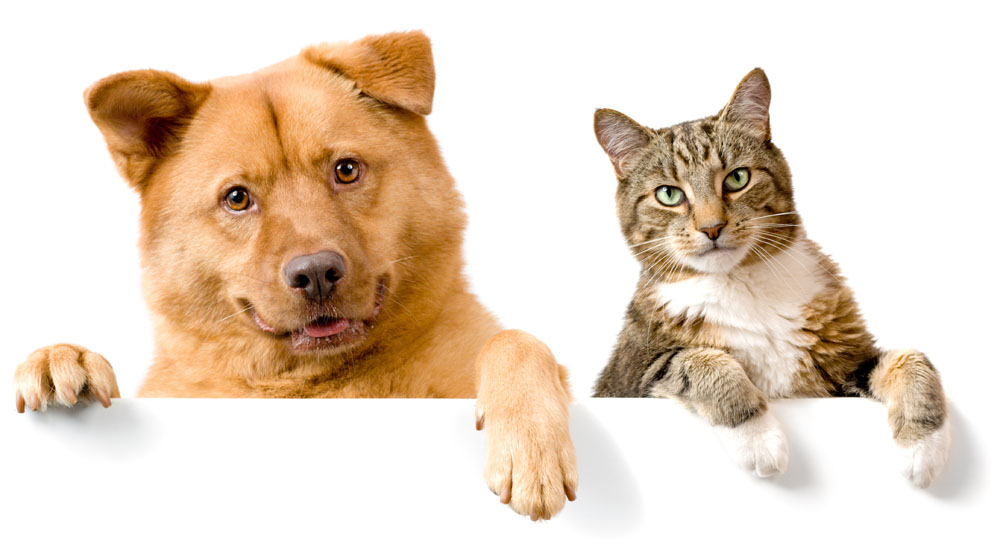
%> input picture matlab/dogandcat.jpg, 1000 x 553 px
$ octave imjust.m   (GNU Octave 9; MATLAB toolbox functions it lacks are replaced by stand-ins)
%> lines starting %> are read from the running program, lines starting %| are printed output that depends on the picture
I = imread('D:\matlab\dogandcat.jpg');
%> I is the input picture: size 553x1000x3 uint8; mean R, G, B 231.3, 214.5, 197.7
f = rgb2gray(I);
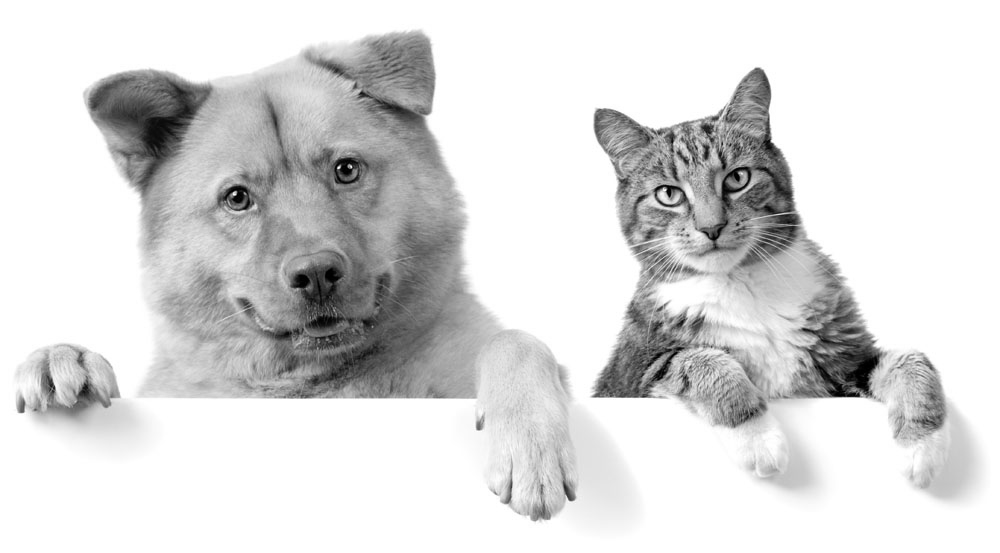
%> f: size 553x1000 uint8; min 0, max 255, mean 217.6
g = imadjust(f,[0.2,0.8],[]);
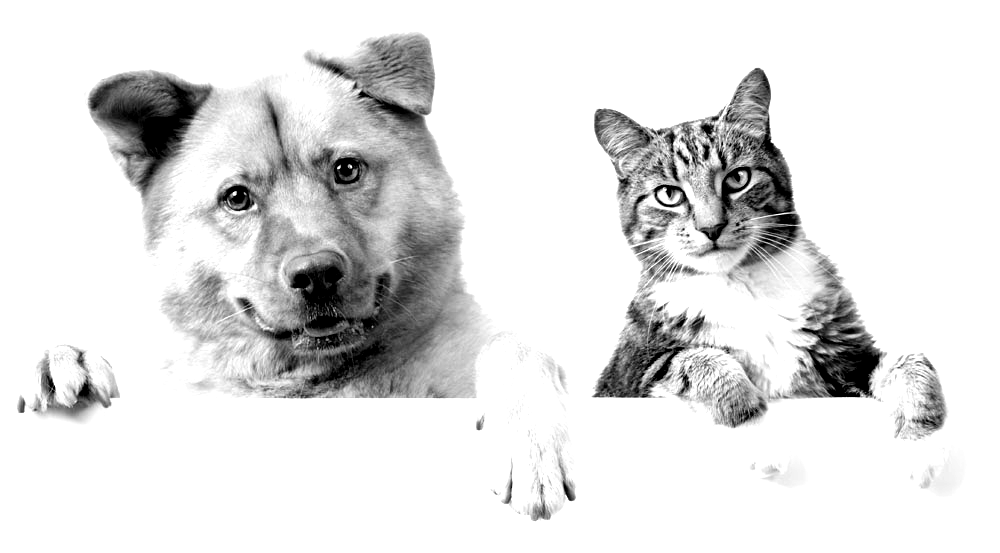
%> g: size 553x1000 uint8; min 0, max 255, mean 224.6
subplot(121);
imshow(f);
subplot(122);
imshow(g);
